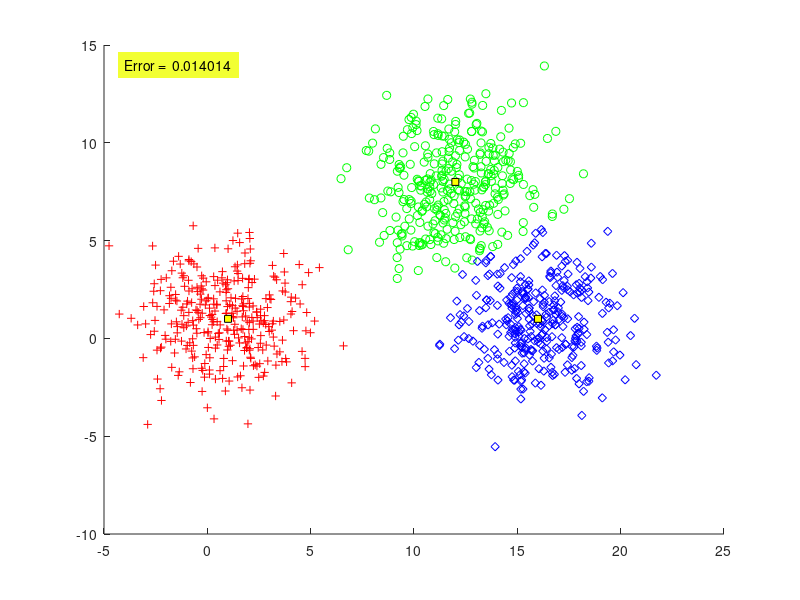

This figure's MATLAB source:
function Pe=P2_2_Mahalanobis()
N=1000;

m=[1 12 16;1 8 1];
S(:,:,1)=4*eye(2);
S(:,:,2)=4*eye(2);
S(:,:,3)=4*eye(2);
P=[1/3 1/3 1/3 ];

%% (A)
X=[];
y=[];
[l,c]=size(m);
for j=1:c
% Generating the [p(j)*N)] vectors from each distribution
temp=mvnrnd(m(:,j),S(:,:,j),fix(P(j)*N));
% The total number of points may be slightly less than N
% due to the fix operator
X=[X ;temp];
y=[y ones(1,fix(P(j)*N))*j];
end

%% B
% l=dimensionality, c=no. of classes
[l,N]=size(X'); % N=no. of vectors
for i=1:N
for j=1:c
 t(i,j)=sqrt((X(i,:)'-m(:,j))'*inv(S(:,:,j))*...
    (X(i,:)'-m(:,j)));
end
% Determining the maximum quantity Pi*p(x|wi)
 [num,z(i)]=min(t(i,:));
end
plot_data(X,z,m);
%% C
Pe=compute_error(y,z);
xx=axis;

text(xx(1)+1,xx(4)-1,...
['Error =  ' num2str(Pe)],...
'HorizontalAlignment','left',... 
 'BackgroundColor',[.95 1 0.2],...
 'Margin',5);
end
%%
function clas_error=compute_error(y,y_est)
[q,N]=size(y); % N= no. of vectors
c=max(y); % Determining the number of classes
clas_error=0; % Counting the misclassified vectors
for i=1:N
if(y(i) ~= y_est(i))
clas_error=clas_error+1;
end
end
% Computing the classification error
clas_error =clas_error/N;
end

%% 
function plot_data(X,y,m)
[l,N]=size(X'); % N=no. of data vectors, l=dimensionality
[l,c]=size(m); % c=no. of classes
if(l ~=2)
fprintf('NO PLOT CAN BE GENERATED\n')
return
end
pale=['r+'; 'go'; 'bd'];
figure(2)
% Plot of the data vectors
hold on

for k=1:N
plot(X(k,1),X(k,2),pale(y(k),:))
end

% Plot of the class means
for j=1:c
plot(m(1,j),m(2,j),'--ks',...
                'MarkerFaceColor','y',...
                'MarkerSize',5)
end

end
